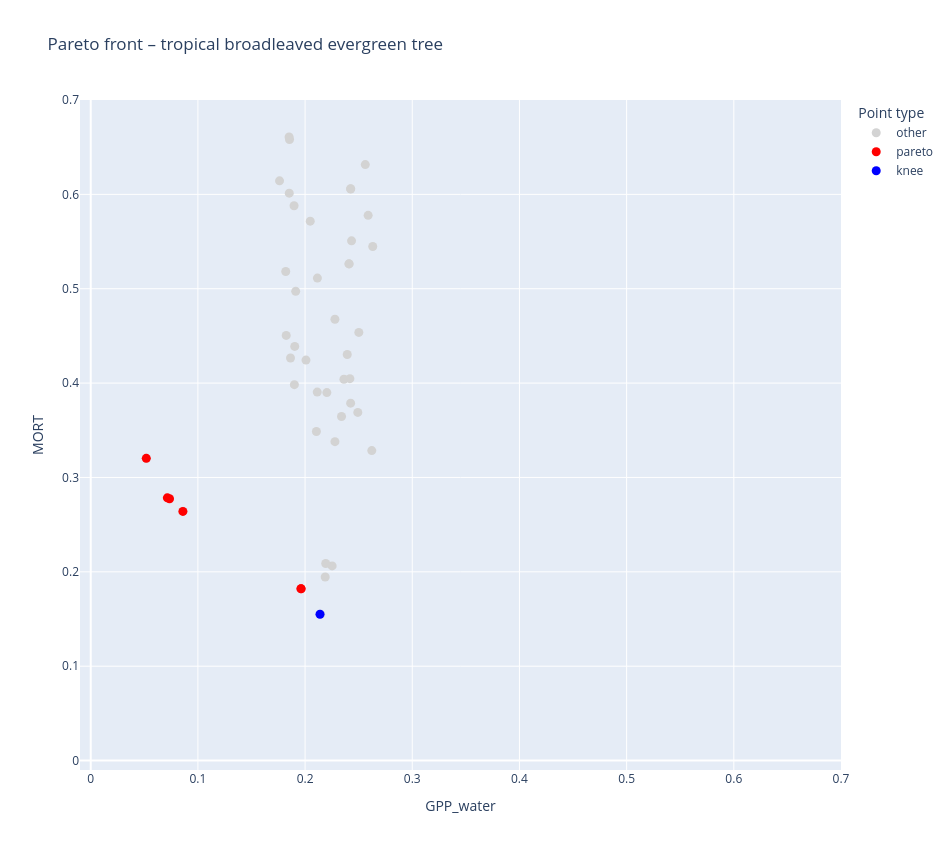
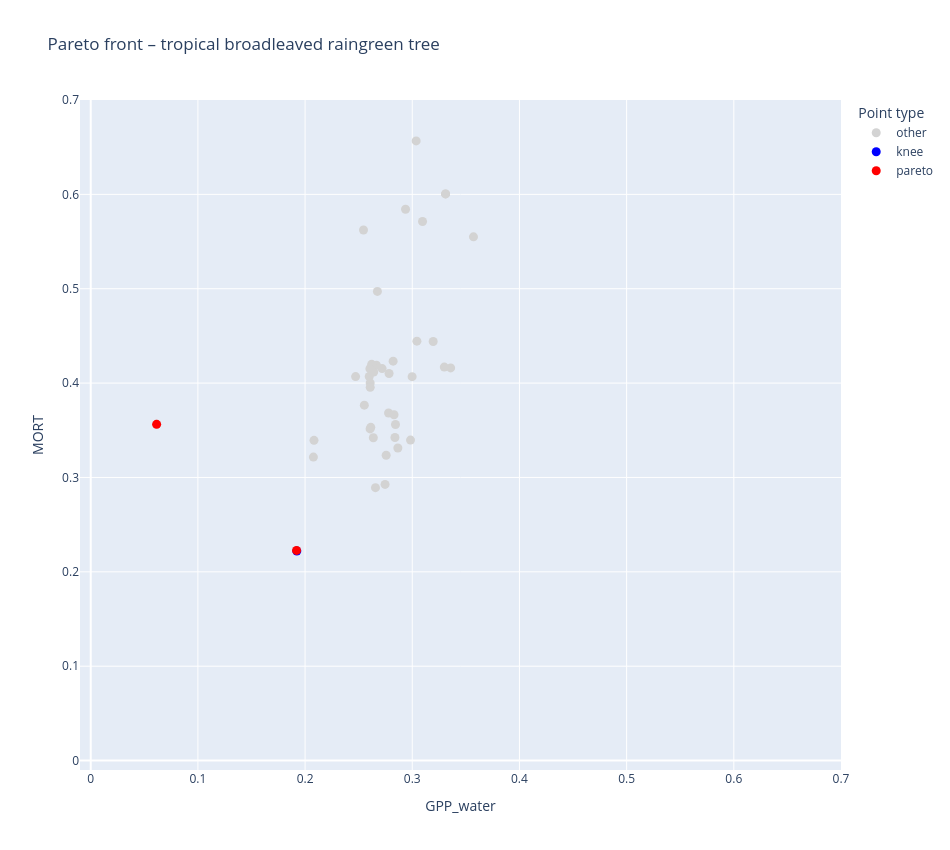
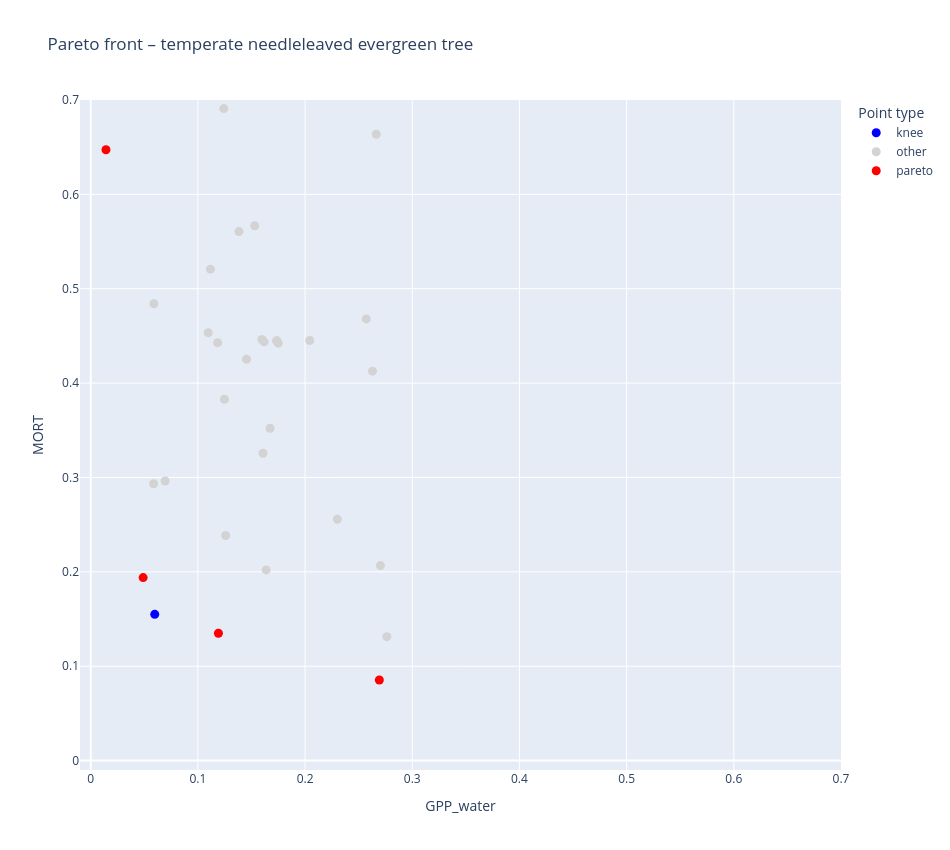
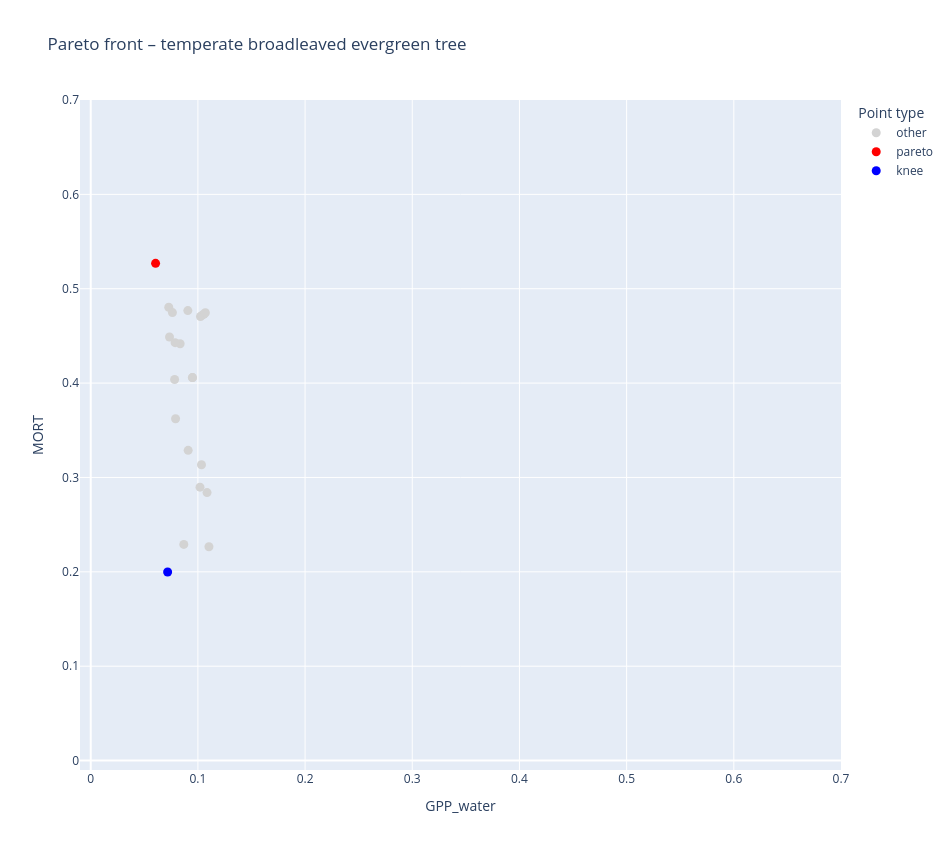

These figures' notebook cell, in order:
### Code cell
for pft in df["pft"].unique():
    interactive_pareto_for_pft(df, pft)

### Figure 1 — Plotly figure (JSON) as saved in the notebook; plotly's stock layout.template omitted (floating-point values rounded to 4 significant figures; data arrays with more than 128 entries replaced by an {"elided": "..."} marker saying what was removed)
{"data": [{"customdata": {"elided": "89x7 float values"}, "hovertemplate": "category=other<br>GPP_water=%{x:.3f}<br>MORT=%{y:.3f}<br>trial=%{customdata[0]}<br>alpha_tropical_broadleaved_evergreen_tree=%{customdata[1]:.3f}<br>beta_tropical_broadleaved_evergreen_tree=%{customdata[2]:.3f}<br>gpp_water_slope=%{customdata[3]:.3f}<br>mort_slope=%{customdata[4]:.3f}<br>gpp_water_intercept=%{customdata[5]:.3f}<br>mort_intercept=%{customdata[6]:.3f}<extra></extra>", "legendgroup": "other", "marker": {"color": "lightgray", "size": 9, "symbol": "circle"}, "mode": "markers", "name": "other", "orientation": "v", "showlegend": true, "type": "scatter", "x": [0.2588, 0.1572, 0.1454, 0.2458, 0.2467, 0.1852, 0.2279, 0.2188, 0.2501, 0.2409, 0.1762, 0.2252, 0.1896, 0.19, 0.1855, 0.2318, 0.2178, 0.2192, 0.2145, 0.1259, 0.1323, 0.1903, 0.2278, 0.1933, 0.1284, 0.1897, 0.2425, 0.2222, 0.2525, 0.1388, 0.1687, 0.1246, 0.1206, 0.2562, 0.2159, 0.1013, 0.2561, 0.09759, 0.0999, 0.2492, 0.2281, 0.1065, 0.1369, 0.1824, 0.1673, 0.2425, 0.1802, 0.1216, 0.05184, 0.2203, 0.08607, 0.2434, 0.2008, 0.2362, 0.1851, 0.1153, 0.1913, 0.2115, 0.1802, 0.234, 0.1643, 0.1165, 0.2325, 0.173, 0.126, 0.1738, 0.182, 0.2393, 0.2415, 0.2281, 0.209, 0.1864, 0.235, 0.1454, 0.1904, 0.2048, 0.2418, 0.2141, 0.09931, 0.2105, 0.1142, 0.1187, 0.2411, 0.2113, 0.1687, 0.2425, 0.2622, 0.2631, 0.1184], "xaxis": "x", "y": [0.5777, 1.821, 1.789, 0.8508, 1.01, 0.6013, 0.3379, 0.1945, 0.4537, 0.5264, 0.6144, 0.2063, 1.206, 0.3984, 0.6581, 1.735, 1.344, 0.2088, 0.1551, 1.516, 0.9983, 0.4389, 0.4676, 1.853, 1.221, 0.5879, 0.6061, 1.423, 1.413, 1.346, 0.7593, 1.962, 1.063, 0.6315, 1.28, 1.739, 0.7597, 1.741, 1.642, 0.3689, 0.8967, 1.588, 1.918, 0.4506, 1.214, 0.3788, 1.377, 1.551, 0.3203, 0.3899, 0.2641, 0.5508, 0.4244, 0.4041, 0.6608, 1.341, 0.4973, 0.5113, 0.8721, 0.3646, 1.074, 1.611, 1.588, 1.635, 1.518, 0.8227, 0.5183, 0.4303, 1.176, 0.8967, 1.548, 0.4267, 0.9294, 1.789, 0.9823, 0.5716, 0.4047, 1.742, 1.649, 0.3487, 1.469, 1.175, 0.5263, 0.3904, 0.7593, 0.6056, 0.3285, 0.5447, 1.558], "yaxis": "y"}, {"customdata": [[3.0, 0.07854, 23.93, -0.05945, -0.2521, -0.01402, -1.934], [10.0, 0.02194, 15.64, 0.05337, -0.1854, 0.01259, -2.008], [33.0, 0.01743, 16.92, 0.06836, -0.1719, 0.01613, -2.013], [46.0, 0.0135, 3.055, 0.08887, -0.1286, 0.02097, -2.022], [68.0, 0.07854, 24.52, -0.05961, -0.2524, -0.01406, -1.934], [76.0, 0.01743, 20.01, 0.06624, -0.1733, 0.01563, -2.014]], "hovertemplate": "category=pareto<br>GPP_water=%{x:.3f}<br>MORT=%{y:.3f}<br>trial=%{customdata[0]}<br>alpha_tropical_broadleaved_evergreen_tree=%{customdata[1]:.3f}<br>beta_tropical_broadleaved_evergreen_tree=%{customdata[2]:.3f}<br>gpp_water_slope=%{customdata[3]:.3f}<br>mort_slope=%{customdata[4]:.3f}<br>gpp_water_intercept=%{customdata[5]:.3f}<br>mort_intercept=%{customdata[6]:.3f}<extra></extra>", "legendgroup": "pareto", "marker": {"color": "red", "size": 9, "symbol": "circle"}, "mode": "markers", "name": "pareto", "orientation": "v", "showlegend": true, "type": "scatter", "x": [0.1961, 0.086, 0.07149, 0.05184, 0.1963, 0.07354], "xaxis": "x", "y": [0.1822, 0.264, 0.2784, 0.3203, 0.182, 0.2774], "yaxis": "y"}, {"customdata": [[66.0, 0.1131, 21.53, -0.07758, -0.2858, -0.0183, -1.886]], "hovertemplate": "category=knee<br>GPP_water=%{x:.3f}<br>MORT=%{y:.3f}<br>trial=%{customdata[0]}<br>alpha_tropical_broadleaved_evergreen_tree=%{customdata[1]:.3f}<br>beta_tropical_broadleaved_evergreen_tree=%{customdata[2]:.3f}<br>gpp_water_slope=%{customdata[3]:.3f}<br>mort_slope=%{customdata[4]:.3f}<br>gpp_water_intercept=%{customdata[5]:.3f}<br>mort_intercept=%{customdata[6]:.3f}<extra></extra>", "legendgroup": "knee", "marker": {"color": "blue", "size": 9, "symbol": "circle"}, "mode": "markers", "name": "knee", "orientation": "v", "showlegend": true, "type": "scatter", "x": [0.2139], "xaxis": "x", "y": [0.1551], "yaxis": "y"}], "layout": {"height": 850, "legend": {"title": {"text": "Point type"}, "tracegroupgap": 0}, "title": {"text": "Pareto front – tropical broadleaved evergreen tree"}, "width": 950, "xaxis": {"anchor": "y", "domain": [0, 1], "range": [-0.01, 0.7], "title": {"text": "GPP_water"}}, "yaxis": {"anchor": "x", "domain": [0, 1], "range": [-0.01, 0.7], "title": {"text": "MORT"}}}}

### Figure 2 — Plotly figure (JSON) as saved in the notebook; plotly's stock layout.template omitted (floating-point values rounded to 4 significant figures; data arrays with more than 128 entries replaced by an {"elided": "..."} marker saying what was removed)
{"data": [{"customdata": {"elided": "93x7 float values"}, "hovertemplate": "category=other<br>GPP_water=%{x:.3f}<br>MORT=%{y:.3f}<br>trial=%{customdata[0]}<br>alpha_tropical_broadleaved_raingreen_tree=%{customdata[1]:.3f}<br>beta_tropical_broadleaved_raingreen_tree=%{customdata[2]:.3f}<br>gpp_water_slope=%{customdata[3]:.3f}<br>mort_slope=%{customdata[4]:.3f}<br>gpp_water_intercept=%{customdata[5]:.3f}<br>mort_intercept=%{customdata[6]:.3f}<extra></extra>", "legendgroup": "other", "marker": {"color": "lightgray", "size": 9, "symbol": "circle"}, "mode": "markers", "name": "other", "orientation": "v", "showlegend": true, "type": "scatter", "x": [0.3299, 0.3159, 0.3057, 0.3195, 0.2843, 0.2607, 0.2822, 0.2757, 0.367, 0.2014, 0.3766, 0.371, 0.2671, 0.2553, 0.2666, 0.2607, 0.3373, 0.2937, 0.3036, 0.2078, 0.3188, 0.3759, 0.3374, 0.3676, 0.3761, 0.3543, 0.3043, 0.3659, 0.2471, 0.2779, 0.3019, 0.331, 0.2407, 0.3434, 0.3692, 0.3571, 0.2599, 0.3503, 0.283, 0.3553, 0.353, 0.3447, 0.3944, 0.3471, 0.2953, 0.2865, 0.338, 0.2746, 0.3447, 0.3177, 0.06149, 0.3241, 0.2035, 0.3805, 0.2984, 0.2657, 0.2608, 0.3483, 0.2718, 0.2999, 0.264, 0.3466, 0.3096, 0.3718, 0.2083, 0.2675, 0.2545, 0.3175, 0.3721, 0.343, 0.2838, 0.2784, 0.3944, 0.2282, 0.3844, 0.2621, 0.395, 0.3057, 0.3778, 0.2637, 0.3301, 0.329, 0.3583, 0.2605, 0.3289, 0.3617, 0.3771, 0.2613, 0.331, 0.3665, 0.3432, 0.3358, 0.3093], "xaxis": "x", "y": [0.4169, 1.133, 1.039, 0.4441, 0.3561, 0.3515, 0.4233, 0.3235, 0.8229, 1.783, 0.8448, 1.017, 0.7199, 0.3766, 0.419, 0.4001, 0.9149, 0.5842, 0.6567, 0.3216, 0.932, 1.355, 1.275, 1.046, 1.456, 1.148, 0.4444, 1.144, 0.4069, 0.3683, 0.746, 0.6005, 1.797, 1.513, 1.356, 0.555, 0.4069, 1.407, 0.3664, 1.435, 1.364, 1.06, 1.045, 1.308, 1.23, 0.3312, 0.7801, 0.2926, 1.001, 0.9851, 0.3563, 1.25, 1.835, 0.8254, 0.3396, 0.2892, 0.3955, 1.199, 0.4154, 0.4068, 0.4118, 1.094, 0.5712, 1.452, 0.3394, 0.4971, 0.5622, 0.9337, 1.349, 1.233, 0.3423, 0.4101, 1.045, 1.793, 1.213, 0.4199, 0.8693, 1.039, 1.258, 0.3421, 0.8842, 0.9948, 1.385, 0.4152, 1.014, 1.29, 0.8447, 0.3531, 0.6005, 1.143, 0.8611, 0.4161, 1.08], "yaxis": "y"}, {"customdata": [[3.0, 0.334, 10.05, -0.07664, -0.388, -0.01979, -1.73]], "hovertemplate": "category=knee<br>GPP_water=%{x:.3f}<br>MORT=%{y:.3f}<br>trial=%{customdata[0]}<br>alpha_tropical_broadleaved_raingreen_tree=%{customdata[1]:.3f}<br>beta_tropical_broadleaved_raingreen_tree=%{customdata[2]:.3f}<br>gpp_water_slope=%{customdata[3]:.3f}<br>mort_slope=%{customdata[4]:.3f}<br>gpp_water_intercept=%{customdata[5]:.3f}<br>mort_intercept=%{customdata[6]:.3f}<extra></extra>", "legendgroup": "knee", "marker": {"color": "blue", "size": 9, "symbol": "circle"}, "mode": "markers", "name": "knee", "orientation": "v", "showlegend": true, "type": "scatter", "x": [0.1923], "xaxis": "x", "y": [0.222], "yaxis": "y"}, {"customdata": [[46.0, 0.08559, 6.525, 0.1828, -0.1157, 0.04888, -2.072], [68.0, 0.334, 10.05, -0.07638, -0.3861, -0.01973, -1.729]], "hovertemplate": "category=pareto<br>GPP_water=%{x:.3f}<br>MORT=%{y:.3f}<br>trial=%{customdata[0]}<br>alpha_tropical_broadleaved_raingreen_tree=%{customdata[1]:.3f}<br>beta_tropical_broadleaved_raingreen_tree=%{customdata[2]:.3f}<br>gpp_water_slope=%{customdata[3]:.3f}<br>mort_slope=%{customdata[4]:.3f}<br>gpp_water_intercept=%{customdata[5]:.3f}<br>mort_intercept=%{customdata[6]:.3f}<extra></extra>", "legendgroup": "pareto", "marker": {"color": "red", "size": 9, "symbol": "circle"}, "mode": "markers", "name": "pareto", "orientation": "v", "showlegend": true, "type": "scatter", "x": [0.06149, 0.192], "xaxis": "x", "y": [0.3563, 0.2227], "yaxis": "y"}], "layout": {"height": 850, "legend": {"title": {"text": "Point type"}, "tracegroupgap": 0}, "title": {"text": "Pareto front – tropical broadleaved raingreen tree"}, "width": 950, "xaxis": {"anchor": "y", "domain": [0, 1], "range": [-0.01, 0.7], "title": {"text": "GPP_water"}}, "yaxis": {"anchor": "x", "domain": [0, 1], "range": [-0.01, 0.7], "title": {"text": "MORT"}}}}

### Figure 3 — Plotly figure (JSON) as saved in the notebook; plotly's stock layout.template omitted (floating-point values rounded to 4 significant figures; data arrays with more than 128 entries replaced by an {"elided": "..."} marker saying what was removed)
{"data": [{"customdata": [[0.0, 0.1375, 16.45, 0.1807, -0.3028, 0.04142, -1.84]], "hovertemplate": "category=knee<br>GPP_water=%{x:.3f}<br>MORT=%{y:.3f}<br>trial=%{customdata[0]}<br>alpha_temperate_needleleaved_evergreen_tree=%{customdata[1]:.3f}<br>beta_temperate_needleleaved_evergreen_tree=%{customdata[2]:.3f}<br>gpp_water_slope=%{customdata[3]:.3f}<br>mort_slope=%{customdata[4]:.3f}<br>gpp_water_intercept=%{customdata[5]:.3f}<br>mort_intercept=%{customdata[6]:.3f}<extra></extra>", "legendgroup": "knee", "marker": {"color": "blue", "size": 9, "symbol": "circle"}, "mode": "markers", "name": "knee", "orientation": "v", "showlegend": true, "type": "scatter", "x": [0.05974], "xaxis": "x", "y": [0.155], "yaxis": "y"}, {"customdata": {"elided": "83x7 float values"}, "hovertemplate": "category=other<br>GPP_water=%{x:.3f}<br>MORT=%{y:.3f}<br>trial=%{customdata[0]}<br>alpha_temperate_needleleaved_evergreen_tree=%{customdata[1]:.3f}<br>beta_temperate_needleleaved_evergreen_tree=%{customdata[2]:.3f}<br>gpp_water_slope=%{customdata[3]:.3f}<br>mort_slope=%{customdata[4]:.3f}<br>gpp_water_intercept=%{customdata[5]:.3f}<br>mort_intercept=%{customdata[6]:.3f}<extra></extra>", "legendgroup": "other", "marker": {"color": "lightgray", "size": 9, "symbol": "circle"}, "mode": "markers", "name": "other", "orientation": "v", "showlegend": true, "type": "scatter", "x": [0.02765, 0.02211, 0.6007, 0.1454, 0.2599, 0.1673, 0.2629, 0.2043, 0.1738, 0.2358, 0.1149, 0.3227, 0.2799, 0.2931, 0.1248, 0.2664, 0.5371, 0.01071, 0.1698, 0.02997, 0.2301, 0.1109, 0.04007, 0.0707, 0.1607, 0.1876, 0.05894, 0.123, 0.1087, 0.1252, 0.009105, 0.1184, 0.3367, 0.0754, 0.05868, 0.06138, 0.04779, 0.03461, 0.1727, 0.2991, 0.1535, 0.1693, 0.09655, 0.205, 0.2798, 0.1618, 0.153, 0.3569, 0.3037, 0.09723, 0.07973, 0.175, 0.1867, 0.2703, 0.09298, 0.1085, 0.1577, 0.103, 0.3266, 0.02179, 0.2384, 0.1905, 0.1637, 0.1191, 0.1259, 0.01525, 0.1096, 0.02211, 0.1383, 0.1242, 0.2763, 0.1117, 0.1583, 0.03289, 0.1374, 0.1545, 0.1734, 0.1075, 0.1087, 0.1597, 0.2571, 0.06946, 0.09736], "xaxis": "x", "y": [1.64, 1.776, 2.178, 0.4253, 2.094, 0.3522, 0.4126, 0.4452, 0.4448, 0.8349, 2.023, 2.172, 2.101, 2.189, 0.3829, 0.6637, 2.242, 1.87, 1.535, 1.973, 0.2558, 1.392, 1.913, 1.83, 0.3257, 2.109, 0.4841, 2.224, 1.615, 2.259, 2.032, 0.4427, 2.179, 1.973, 0.2933, 2.102, 2.163, 2.139, 2.246, 2.143, 1.096, 0.984, 1.007, 2.233, 1.253, 0.4437, 0.5667, 2.2, 2.189, 2.241, 1.562, 0.4423, 2.198, 0.2066, 2.084, 1.657, 2.136, 1.786, 2.204, 1.888, 1.163, 2.23, 0.2021, 0.135, 0.2385, 1.92, 0.4534, 1.776, 0.5605, 0.6909, 0.1313, 0.5208, 2.199, 1.709, 2.235, 2.155, 0.4449, 2.027, 1.615, 0.4462, 0.468, 0.2963, 2.148], "yaxis": "y"}, {"customdata": [[5.0, 0.1491, 2.766, 0.1685, -0.2352, 0.04765, -1.908], [18.0, 0.2957, 8.378, 0.1254, -0.3439, 0.02617, -1.086], [42.0, 0.1823, 3.084, 0.3967, -0.4315, 0.1033, -1.87], [43.0, 0.1478, 1.926, 0.2421, -0.3055, 0.0689, -1.893], [67.0, 0.297, 6.73, 0.1334, -0.337, 0.02724, -1.135], [74.0, 0.365, 5.19, 0.1079, -0.3855, 0.02523, -1.293]], "hovertemplate": "category=pareto<br>GPP_water=%{x:.3f}<br>MORT=%{y:.3f}<br>trial=%{customdata[0]}<br>alpha_temperate_needleleaved_evergreen_tree=%{customdata[1]:.3f}<br>beta_temperate_needleleaved_evergreen_tree=%{customdata[2]:.3f}<br>gpp_water_slope=%{customdata[3]:.3f}<br>mort_slope=%{customdata[4]:.3f}<br>gpp_water_intercept=%{customdata[5]:.3f}<br>mort_intercept=%{customdata[6]:.3f}<extra></extra>", "legendgroup": "pareto", "marker": {"color": "red", "size": 9, "symbol": "circle"}, "mode": "markers", "name": "pareto", "orientation": "v", "showlegend": true, "type": "scatter", "x": [0.04891, 0.007266, 0.2693, 0.1191, 0.01369, 0.01423], "xaxis": "x", "y": [0.1939, 0.8441, 0.08534, 0.135, 0.7945, 0.6473], "yaxis": "y"}], "layout": {"height": 850, "legend": {"title": {"text": "Point type"}, "tracegroupgap": 0}, "title": {"text": "Pareto front – temperate needleleaved evergreen tree"}, "width": 950, "xaxis": {"anchor": "y", "domain": [0, 1], "range": [-0.01, 0.7], "title": {"text": "GPP_water"}}, "yaxis": {"anchor": "x", "domain": [0, 1], "range": [-0.01, 0.7], "title": {"text": "MORT"}}}}

### Figure 4 — Plotly figure (JSON) as saved in the notebook; plotly's stock layout.template omitted (floating-point values rounded to 4 significant figures; data arrays with more than 128 entries replaced by an {"elided": "..."} marker saying what was removed)
{"data": [{"customdata": {"elided": "90x7 float values"}, "hovertemplate": "category=other<br>GPP_water=%{x:.3f}<br>MORT=%{y:.3f}<br>trial=%{customdata[0]}<br>alpha_temperate_broadleaved_evergreen_tree=%{customdata[1]:.3f}<br>beta_temperate_broadleaved_evergreen_tree=%{customdata[2]:.3f}<br>gpp_water_slope=%{customdata[3]:.3f}<br>mort_slope=%{customdata[4]:.3f}<br>gpp_water_intercept=%{customdata[5]:.3f}<br>mort_intercept=%{customdata[6]:.3f}<extra></extra>", "legendgroup": "other", "marker": {"color": "lightgray", "size": 9, "symbol": "circle"}, "mode": "markers", "name": "other", "orientation": "v", "showlegend": true, "type": "scatter", "x": [0.08343, 0.05379, 0.08742, 0.0564, 0.1034, 0.1282, 0.08672, 0.06146, 0.1068, 0.2222, 0.1265, 0.06894, 0.1085, 0.1236, 0.07349, 0.05079, 0.1098, 0.1108, 0.09091, 0.0626, 0.1057, 0.102, 0.07197, 0.1372, 0.1103, 0.1977, 0.07902, 0.07905, 0.07828, 0.1024, 0.09493, 0.2386, 0.08175, 0.05928, 0.1607, 0.07281, 0.04809, 0.1268, 0.1305, 0.04801, 0.08684, 0.08758, 0.1644, 0.04917, 0.211, 0.169, 0.1415, 0.104, 0.211, 0.09108, 0.3408, 0.09708, 0.0716, 0.05652, 0.05758, 0.05104, 0.1077, 0.07916, 0.0978, 0.1875, 0.04782, 0.06199, 0.07744, 0.08125, 0.09061, 0.107, 0.1464, 0.08321, 0.1114, 0.07625, 0.08758, 0.0814, 0.05627, 0.1301, 0.2254, 0.08742, 0.1033, 0.09161, 0.088, 0.1888, 0.04795, 0.06286, 0.07112, 0.1064, 0.1161, 0.08588, 0.09493, 0.08205, 0.07873, 0.04904], "xaxis": "x", "y": [0.4417, 1.765, 2.009, 1.566, 1.929, 1.99, 1.954, 1.017, 1.843, 2.075, 2.008, 1.913, 0.2839, 2.027, 0.4489, 1.295, 1.981, 1.972, 0.3287, 1.261, 0.4732, 0.2897, 1.932, 2.035, 0.2265, 2.098, 1.871, 1.827, 0.4038, 0.4706, 0.4059, 1.54, 2.026, 1.912, 2.029, 0.4804, 1.932, 1.996, 2.061, 1.889, 0.229, 1.367, 2.082, 1.937, 1.26, 2.068, 2.061, 0.472, 1.26, 2.025, 2.082, 1.871, 0.7675, 1.275, 1.375, 1.747, 1.918, 0.3622, 0.769, 2.07, 1.889, 1.259, 1.604, 1.86, 0.4769, 0.4745, 2.055, 1.981, 1.968, 0.4747, 1.367, 1.981, 1.872, 2.024, 2.092, 2.009, 0.3135, 1.951, 1.915, 2.115, 1.889, 1.052, 1.558, 2.023, 1.978, 1.782, 0.4059, 1.83, 0.4428, 1.915], "yaxis": "y"}, {"customdata": [[10.0, 0.8849, 0.6657, 0.1636, -0.08291, 0.06101, 0.1645], [30.0, 0.1916, 17.96, 0.2101, -0.1605, 0.1075, -0.9416], [47.0, 0.2424, 16.5, 0.175, -0.147, 0.08972, -0.6775], [49.0, 0.4058, 0.1793, 0.2084, -0.2137, 0.1104, -1.331], [60.0, 0.2647, 19.84, 0.14, -0.1646, 0.07267, -0.7267]], "hovertemplate": "category=pareto<br>GPP_water=%{x:.3f}<br>MORT=%{y:.3f}<br>trial=%{customdata[0]}<br>alpha_temperate_broadleaved_evergreen_tree=%{customdata[1]:.3f}<br>beta_temperate_broadleaved_evergreen_tree=%{customdata[2]:.3f}<br>gpp_water_slope=%{customdata[3]:.3f}<br>mort_slope=%{customdata[4]:.3f}<br>gpp_water_intercept=%{customdata[5]:.3f}<br>mort_intercept=%{customdata[6]:.3f}<extra></extra>", "legendgroup": "pareto", "marker": {"color": "red", "size": 9, "symbol": "circle"}, "mode": "markers", "name": "pareto", "orientation": "v", "showlegend": true, "type": "scatter", "x": [0.02474, 0.0584, 0.04737, 0.06051, 0.05487], "xaxis": "x", "y": [1.924, 0.8738, 1.126, 0.5269, 1.085], "yaxis": "y"}, {"customdata": [[93.0, 0.1124, 3.214, 0.2244, -0.2014, 0.1234, -1.809]], "hovertemplate": "category=knee<br>GPP_water=%{x:.3f}<br>MORT=%{y:.3f}<br>trial=%{customdata[0]}<br>alpha_temperate_broadleaved_evergreen_tree=%{customdata[1]:.3f}<br>beta_temperate_broadleaved_evergreen_tree=%{customdata[2]:.3f}<br>gpp_water_slope=%{customdata[3]:.3f}<br>mort_slope=%{customdata[4]:.3f}<br>gpp_water_intercept=%{customdata[5]:.3f}<br>mort_intercept=%{customdata[6]:.3f}<extra></extra>", "legendgroup": "knee", "marker": {"color": "blue", "size": 9, "symbol": "circle"}, "mode": "markers", "name": "knee", "orientation": "v", "showlegend": true, "type": "scatter", "x": [0.07175], "xaxis": "x", "y": [0.1999], "yaxis": "y"}], "layout": {"height": 850, "legend": {"title": {"text": "Point type"}, "tracegroupgap": 0}, "title": {"text": "Pareto front – temperate broadleaved evergreen tree"}, "width": 950, "xaxis": {"anchor": "y", "domain": [0, 1], "range": [-0.01, 0.7], "title": {"text": "GPP_water"}}, "yaxis": {"anchor": "x", "domain": [0, 1], "range": [-0.01, 0.7], "title": {"text": "MORT"}}}}
